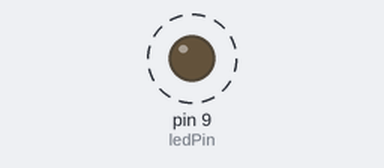
Simulated run of this sketch. Board: Arduino Uno, built with avr-gcc and run on an emulated ATmega328P. On the bench: output pins drawn as LEDs (lit = HIGH). Dashed ring = blinking.

Above: at 0.6 s.
Timing chart, 0 to 3.0 s (numbered marks = the images above):
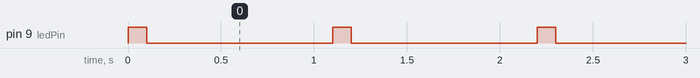

Measured:
- by itself, pin 9 (ledPin): alternates HIGH for 0.10 s and LOW for 1.0 s

The sketch:

part_01_blink_1to10.ino
```cpp
/*
 * Part 1 - Blink with 1:10 Duty Cycle (HIGH:LOW = 1:10)
 *
 * For oscilloscope measurement:
 * Record: High voltage, Low voltage, Period, Frequency, Duty Cycle
 * Expected duty cycle: ~9.09%
 */

const int ledPin = 9;

void setup() {
  pinMode(ledPin, OUTPUT);
}

void loop() {
  digitalWrite(ledPin, HIGH);
  delay(100);   // HIGH for 100 ms

  digitalWrite(ledPin, LOW);
  delay(1000);  // LOW for 1000 ms

  // Duty cycle = HIGH / (HIGH + LOW) = 100/(100+1000) ≈ 9.09% = 1:10
}
```
